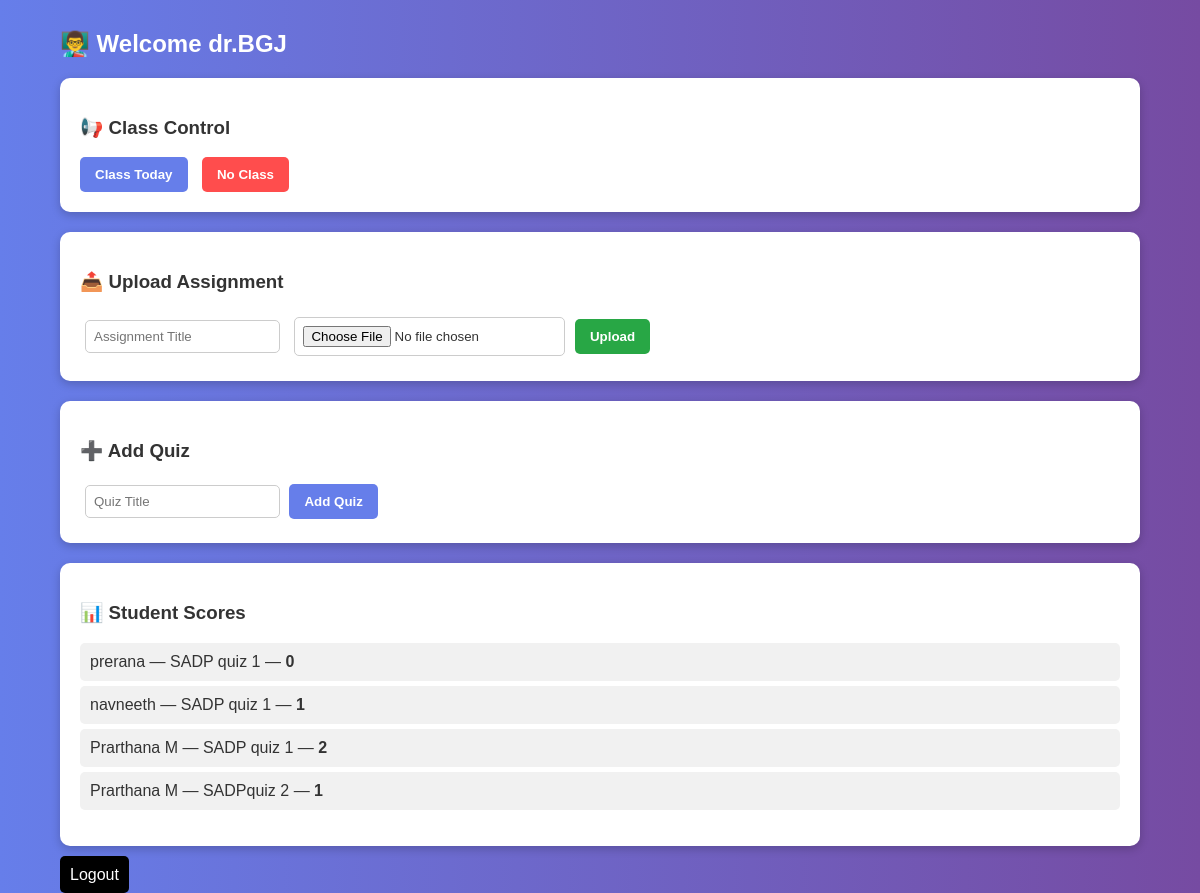
Screenshot of /teacher-dashboard/ (signed in) with the database file from the repository.
### core/models.py (models this page shows, shortened)
class Teacher(models.Model):
    user = models.OneToOneField(User, on_delete=models.CASCADE, null=True)
    name = models.CharField(max_length=100)
    email = models.EmailField()

class Result(models.Model):
    student = models.ForeignKey(Student, on_delete=models.CASCADE)
    quiz = models.ForeignKey(Quiz, on_delete=models.CASCADE)
    score = models.IntegerField()
    created_at = models.DateTimeField(auto_now_add=True)

class Student(models.Model):
    user = models.OneToOneField(User, on_delete=models.CASCADE, null=True)
    name = models.CharField(max_length=100)
    email = models.EmailField()

class Quiz(models.Model):
    title = models.CharField(max_length=100)
    teacher = models.ForeignKey(Teacher, on_delete=models.CASCADE)
    created_at = models.DateTimeField(auto_now_add=True)

### core/views.py (the view, shortened to what this page needs)
# urls.py: path('teacher-dashboard/', views.teacher_dashboard, name='teacher_dashboard'),
@login_required
def teacher_dashboard(request):
    teacher = Teacher.objects.get(user=request.user)
    assignments = Assignment.objects.filter(teacher=teacher)
    results = Result.objects.all()
    return render(request, 'teacher_dashboard.html', {
        'teacher': teacher,
        'assignments': assignments,
        'results': results
    })

### core/templates/teacher_dashboard.html (shortened to what this page needs)
<!DOCTYPE html>
<html>
<head>
</head>
<body>
<div class="container">
    <h2>👨‍🏫 Welcome {{ teacher.name }}</h2>
    <div class="card">
        <h3>📢 Class Control</h3>
        <form method="POST">
            <button name="class_today" class="btn-primary">Class Today</button>
            <button name="no_class" class="btn-danger">No Class</button>
        </form>
    </div>
    <div class="card">
        <h3>📤 Upload Assignment</h3>
        <form method="POST" enctype="multipart/form-data">
            <input type="text" name="title" placeholder="Assignment Title" required>
            <input type="file" name="file" required>
            <button name="upload_assignment" class="btn-success">Upload</button>
        </form>
    </div>
    <div class="card">
        <h3>➕ Add Quiz</h3>
        <form method="POST">
            <input type="text" name="quiz_title" placeholder="Quiz Title" required>
            <button name="add_quiz" class="btn-primary">Add Quiz</button>
        </form>
    </div>
    <div class="card">
        <h3>📊 Student Scores</h3>
        <ul>
        {% for r in results %}
            <li>{{ r.student.name }} — {{ r.quiz.title }} — <strong>{{ r.score }}</strong></li>
        {% empty %}
            <li>No results yet</li>
        {% endfor %}
        </ul>
    </div>
    <a href="{% url 'logout' %}" class="logout">Logout</a>
</div>
</body>
</html>

### core/templates/teacher_dashboard.html (style rules this page uses)
body { font-family: Arial; background: linear-gradient(to right, #667eea, #764ba2); margin: 0; color: #333; }
.container { width: 90%; margin: auto; margin-top: 30px; }
h2 { color: white; }
.card { background: white; padding: 20px; margin-bottom: 20px; border-radius: 10px; box-shadow: 0 3px 10px rgba(0,0,0,0.2); }
button { padding: 10px 15px; border: none; border-radius: 5px; cursor: pointer; margin-right: 10px; font-weight: bold; }
.btn-primary { background: #667eea; color: white; }
.btn-danger { background: #ff4d4d; color: white; }
.btn-success { background: #28a745; color: white; }
input { padding: 8px; margin: 5px; border-radius: 5px; border: 1px solid #ccc; }
ul { padding: 0; }
li { list-style: none; background: #f1f1f1; padding: 10px; margin-bottom: 5px; border-radius: 5px; }
.logout { background: black; color: white; padding: 10px; text-decoration: none; border-radius: 5px; }

### rows the page displays
Teacher: name "dr.BGJ"
Result: student.name "prerana", quiz "SADP quiz 1", score "0"
Result: student.name "navneeth", quiz "SADP quiz 1", score "1"
Result: student.name "Prarthana M", quiz "SADP quiz 1", score "2"
Result: student.name "Prarthana M", quiz "SADPquiz 2", score "1"
